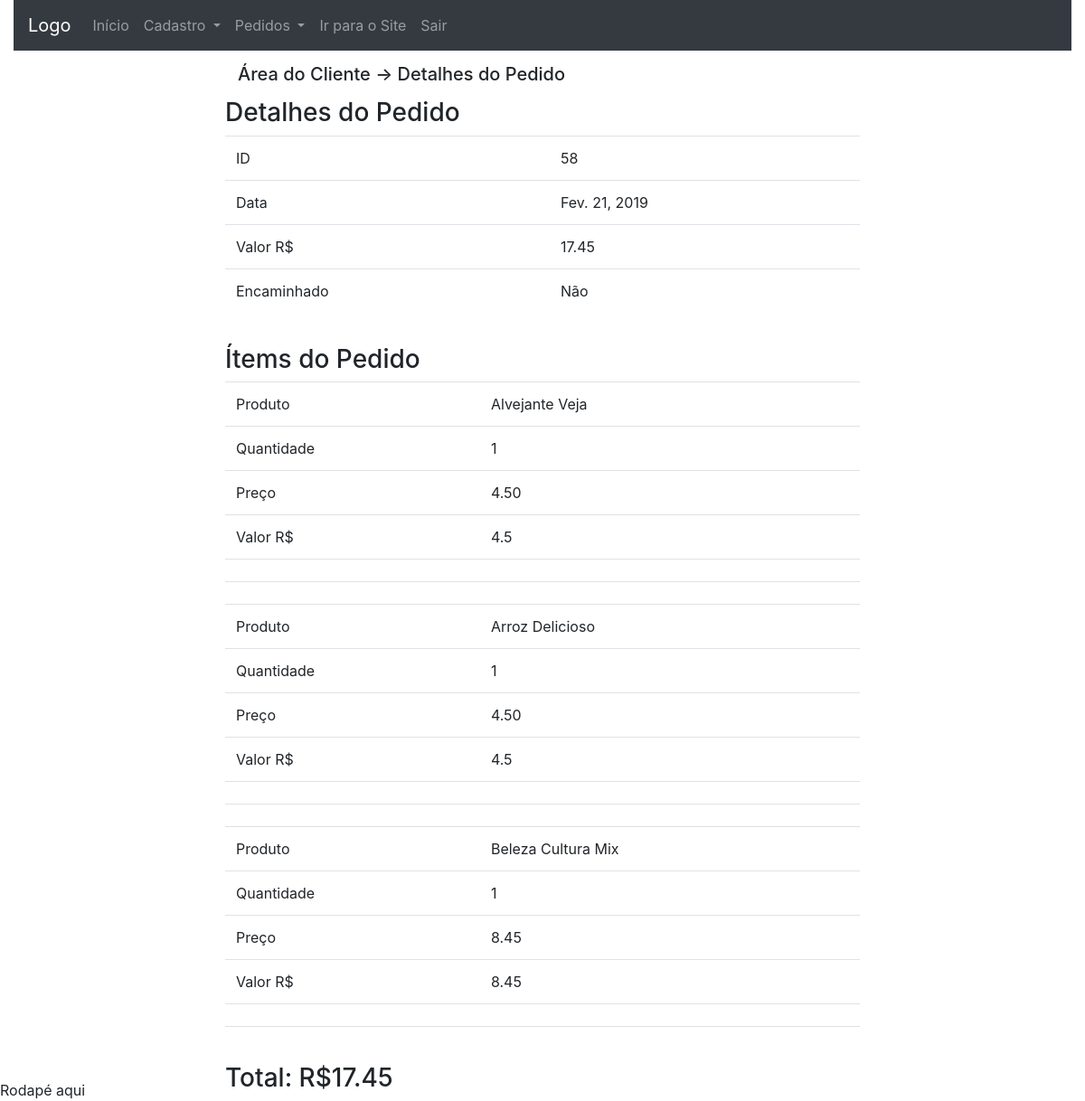
The page /area_do_cliente/order_detail/58 (signed in) on the database its author committed.
### checkout/models.py (models this page shows, shortened)
class Order(models.Model):
	date = models.DateField(default=date.today, editable=False)
	value = models.DecimalField('Valor R$', max_digits=10,
		decimal_places=2, default=0)
	user = models.ForeignKey(User, on_delete=models.CASCADE,
		null=True, blank=True)
	delivery_address_is_the_same = models.BooleanField(
		verbose_name='Entregar no endereço cadastrado',
		default=True,
		blank=True)
	logradouro = models.CharField('Rua/Avenida', max_length=100,
		null=True, blank=True, default='')
	numero = models.CharField('Número', max_length=100,
		null=True, blank=True, default='')
	cep = models.CharField('CEP', max_length=10, null=True,
		blank=True, default='')
	complemento = models.CharField('Complamento', max_length=100,
		null=True, blank=True, default='')
	bairro = models.CharField('Bairro', max_length=100, null=True,
		blank=True, default='')
	cidade = models.CharField('Cidade', max_length=100, null=True,
		blank=True, default='')
	estado = models.CharField('Estado', max_length=100, null=True,
		blank=True, default='')
	transaction_id = models.CharField('ID da transação', max_length=100,
		null=True, blank=True)
	status_order = models.CharField('Status do Pedido', max_length=10,
		choices=STATUS_ORDER, default='A')
	status_pg = models.CharField('Status PagSeguro', max_length=10,
		choices=STATUS_PAGSEGURO, null=True, blank=True)
	sended = models.BooleanField(
		verbose_name='Enviado',
		default=False,
		blank=True)
	forwarded = models.BooleanField(
		verbose_name='Encaminhado',
		default=False,
		blank=True)
	money = models.DecimalField('Dinheiro R$', max_digits=10,
		decimal_places=2, default=0)
	class Meta:
		verbose_name = 'Pedido'
		verbose_name_plural = 'Pedidos'
		ordering = ['date']
	objects = models.Manager() # The default manager.
	orderManager = OrderManager()

class OrderItem(models.Model):
	quantity = models.PositiveSmallIntegerField(verbose_name='Quantidade',
		default=1, editable=False)
	value = models.DecimalField('Valor R$', max_digits=10,
		decimal_places=2, default=0)
	product = models.ForeignKey(Product, on_delete=models.CASCADE)
	order = models.ForeignKey(Order, on_delete=models.CASCADE)
	class Meta:
		verbose_name = 'Ítem de Pedido'
		verbose_name_plural = 'Ítens de Pedido'
		ordering = ['order']

### catalog/models.py (models this page shows)
class Product(models.Model):
	name = models.CharField('Nome', max_length=100)
	description = models.TextField('Nome', max_length=300)
	image = models.ImageField(upload_to="product_image",
		verbose_name="Imagem", null=True, blank=True)
	value = models.DecimalField('Valor', max_digits=6, decimal_places=2)
	brand = models.CharField("Marca", max_length=100,
		null=True, blank=True)
	category = models.ForeignKey(Category, on_delete=models.CASCADE,
		null=True, blank=True)
	def __str__(self):
		return self.name
	class Meta:
		verbose_name = "Produto"
		verbose_name_plural = "Produtos"
		ordering = ['name']

### dashboard_client/views.py (the view)
# urls.py: path('order_detail/<int:order_id>', views.order_detail,
@login_required
def order_detail(request, order_id):
	order = Order.objects.get(id=order_id)
	items = OrderItem.objects.filter(order__id=order_id)
	context = {
		'order': order,
		'items': items,
	}
	return render(request, 'dashboard_client/order_detail.html',
		context)

### dashboard_client/templatetags/dc_tags.py (called while the page is built)
@register.simple_tag
def forwarded(value):
	if value:
		return "Sim"
	else:
		return "Não"

@register.simple_tag
def get_value(quantity, value):
	return float(quantity) * float(value)

### dashboard_client/templates/dashboard_client/order_detail.html (shortened to what this page needs)
{% extends 'dashboard_client/base.html' %}
{% load dc_tags %}
{% block conteudo %}
<div class="panel panel-default table-two-column detail-panel">
	{% block dashboard_title %}
	<div class="panel-heading" style="margin: 2%;">
		<h5>Área do Cliente -> Detalhes do Pedido </h5>
	</div>
	{% endblock %}
	<div class="panel-body">
		<h3>Detalhes do Pedido</h3>
		<table class="table">
			<tr>
				<td>ID</td><td>{{order.id}}</td>
			</tr>
			<tr>
				<td>Data</td><td>{{order.date}}</td>
			</tr>
			<tr>
				<td>Valor R$</td><td>{{order.value}}</td>
			</tr>
			<tr>
				<td>Encaminhado</td><td>{% forwarded order.forwarded %}</td>
			</tr>
		</table>
		<h3 style="margin-top: 5%;">Ítems do Pedido</h3>
		<table class="table">
			{% for item in items %}
			<tr>
				<td>Produto</td>
				<td>{{ item.product }}</td>
			</tr>
			<tr>
				<td>Quantidade</td>
				<td>{{ item.quantity }}</td>
			</tr>
			<tr>
				<td>Preço</td>
				<td>{{ item.product.value }}</td>
			</tr>
			<tr>
				<td>Valor R$</td>
				<td>{% get_value item.quantity item.product.value %}</td>
			</tr>
			<tr>
				<td></td>
				<td></td>
			</tr>
			<tr>
				<td></td>
				<td></td>
			</tr>
			{% endfor %}
		</table>
		<h3>Total: R${{order.value}}</h3>
 	</div>
</div>
{% endblock %}

### core/static/core/css/core.css (style rules this page uses)
.table-two-column { margin: auto; width: 60%; }

### rows shown on the page
Order: id "58", date "Fev. 21, 2019", value "17.45", forwarded "Não"
OrderItem: product "Alvejante Veja", quantity "1", product.value "4.50", quantity+product "4.5"
OrderItem: product "Arroz Delicioso", quantity "1", product.value "4.50", quantity+product "4.5"
OrderItem: product "Beleza Cultura Mix", quantity "1", product.value "8.45", quantity+product "8.45"
